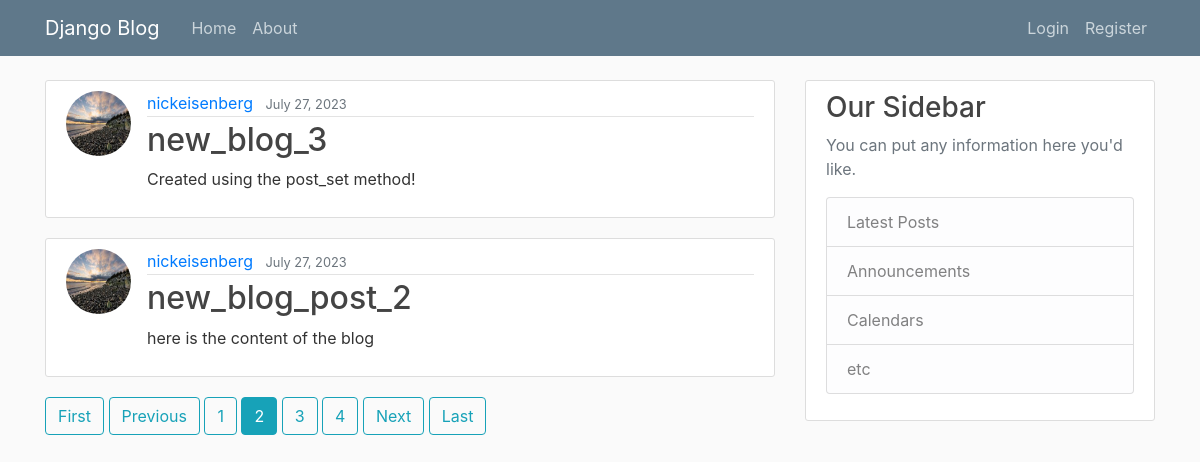
Page /?page=2 on the earlier database version.
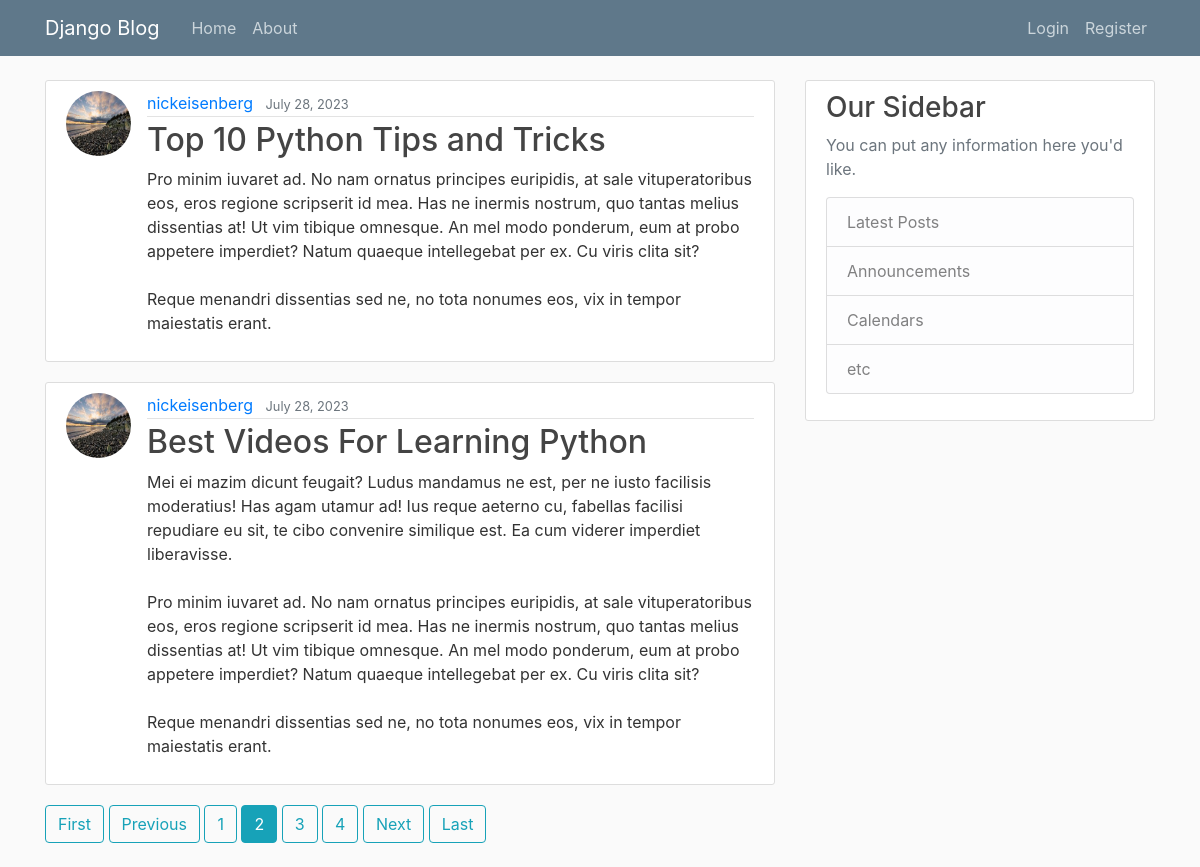
Same page on the later database version.
### blog/models.py (models this page shows, shortened)
class Post(models.Model):
    title = models.CharField(max_length=100)
    content = models.TextField()
    date_posted = models.DateTimeField(default=timezone.now)
    author = models.ForeignKey(User, on_delete=models.CASCADE)

### users/models.py (models this page shows, shortened)
class Profile(models.Model):
    user = models.OneToOneField(
        User, on_delete=models.CASCADE
    )
    image = models.ImageField(
        default='default.jpg', upload_to='profile_pics'
    )

### blog/views.py (the view)
# urls.py: path('', PostListView.as_view(), name='blog-home'),
class PostListView(ListView):
    model = Post
    template_name = 'blog/home.html'
    context_object_name = 'posts'
    ordering = ['-date_posted']
    paginate_by = 2

### blog/templates/blog/home.html
{% extends 'blog/base.html' %}
{% block content %}
  {% for post in posts %}
    <article class="media content-section">
      <img class="rounded-circle article-img" src="{{ post.author.profile.image.url }}">
      <div class="media-body">
        <div class="article-metadata">
          <a class="mr-2" href="#">{{ post.author }}</a>
          <small class="text-muted">{{ post.date_posted|date:"F d, Y" }}</small>
        </div>
        <h2><a class="article-title" href="{% url 'post-detail' post.id %}">{{ post.title }}</a></h2>
        <p class="article-content">{{ post.content }}</p>
      </div>
    </article>
  {% endfor %}
  {% if is_paginated %}
    {% if page_obj.has_previous %}
      <a class="btn btn-outline-info mb-4" href="?page=1">First</a>
      <a class="btn btn-outline-info mb-4" href="?page={{ page_obj.previous_page_number }}">Previous</a>
    {% endif %}
    {% for num in page_obj.paginator.page_range %}
      {% if page_obj.number == num %}
        <a class="btn btn-info mb-4" href="?page={{ num }}">{{ num }}</a>
      {% elif num > page_obj.number|add:'-3' and num < page_obj.number|add:'3' %}
        <a class="btn btn-outline-info mb-4" href="?page={{ num }}">{{ num }}</a>
      {% endif %}
    {% endfor %}
    {% if page_obj.has_next %}
    <a class="btn btn-outline-info mb-4" href="?page={{ page_obj.next_page_number}}">Next</a>
      <a class="btn btn-outline-info mb-4" href="?page={{ page_obj.paginator.num_pages }}">Last</a>
    {% endif %}
  {% endif %}
{% endblock content %}

### blog/templates/blog/base.html (shortened to what this page needs)
{% load static %}
<!DOCTYPE html>
<html>
  <head>
    <link
      rel="stylesheet"
      href="https://cdn.jsdelivr.net/npm/bootstrap@4.0.0/dist/css/bootstrap.min.css"
>
    <link rel="stylesheet" type="text/css" href="{% static 'blog/main.css' %}">
  </head>
  <body>
    <header class="site-header">
      <nav class="navbar navbar-expand-md navbar-dark bg-steel fixed-top">
        <div class="container">
          <a class="navbar-brand mr-4" href="{% url 'blog-home' %}">Django Blog</a>
          <div class="collapse navbar-collapse" id="navbarToggle">
            <div class="navbar-nav mr-auto">
              <a class="nav-item nav-link" href="{% url 'blog-home' %}">Home</a>
              <a class="nav-item nav-link" href="{% url 'blog-about' %}">About</a>
            </div>
            <div class="navbar-nav">
              {% if user.is_authenticated%}
                <a class="nav-item nav-link" href="{% url 'post-create' %}">New Post</a>
                <a class="nav-item nav-link" href="{% url 'profile' %}">Profile</a>
                <a class="nav-item nav-link" href="{% url 'logout' %}">Logout</a>
              {% else %}
                <a class="nav-item nav-link" href="{% url 'login' %}">Login</a>
                <a class="nav-item nav-link" href="{% url 'register' %}">Register</a>
              {% endif %}
            </div>
          </div>
        </div>
      </nav>
    </header>
    <main role="main" class="container">
      <div class="row">
        <div class="col-md-8">
          {% block content %}{% endblock %}
        </div>
        <div class="col-md-4">
          <div class="content-section">
            <h3>Our Sidebar</h3>
            <p class='text-muted'>You can put any information here you'd like.
              <ul class="list-group">
                <li class="list-group-item list-group-item-light">Latest Posts</li>
                <li class="list-group-item list-group-item-light">Announcements</li>
                <li class="list-group-item list-group-item-light">Calendars</li>
                <li class="list-group-item list-group-item-light">etc</li>
              </ul>
            </p>
          </div>
        </div>
      </div>
    </main>
  </body>
</html>

### blog/static/blog/main.css (style rules this page uses)
body { background: #fafafa; color: #333333; margin-top: 5rem; }
h1, h2, h3, h4, h5, h6 { color: #444444; }
ul { margin: 0; }
.bg-steel { background-color: #5f788a; }
.site-header .navbar-nav .nav-link { color: #cbd5db; }
.content-section { background: #ffffff; padding: 10px 20px; border: 1px solid #dddddd; border-radius: 3px; margin-bottom: 20px; }
.article-title { color: #444444; }
.article-content { white-space: pre-line; }
.article-img { height: 65px; width: 65px; margin-right: 16px; }
.article-metadata { padding-bottom: 1px; margin-bottom: 4px; border-bottom: 1px solid #e3e3e3 }

Differences in the rows shown:
no longer on this page (row unchanged): Post: author.profile.image (picture), author "nickeisenberg", date_posted "July 27, 2023", title "new_blog_3", content "Created using the post_set method!"
no longer on this page (row unchanged): Post: author.profile.image (picture), author "nickeisenberg", date_posted "July 27, 2023", title "new_blog_post_2", content "here is the content of the blog"
added Post: author.profile.image (picture), author "nickeisenberg", date_posted "July 28, 2023", title "Top 10 Python Tips and Tricks", content "Pro minim iuvaret ad. No nam ornatus principes euripidis, at sale vituperatoribus eos, eros regione scripserit id mea. Has ne inermis nostrum, quo tantas melius dissentias at! Ut vim tibique omnesque. An mel modo ponderum, eum at probo appetere imperdiet? Natum quaeque intellegebat per ex. Cu viris clita sit? Reque menandri dissentias sed ne, no tota nonumes eos, vix in tempor maiestatis erant."
added Post: author.profile.image (picture), author "nickeisenberg", date_posted "July 28, 2023", title "Best Videos For Learning Python", content "Mei ei mazim dicunt feugait? Ludus mandamus ne est, per ne iusto facilisis moderatius! Has agam utamur ad! Ius reque aeterno cu, fabellas facilisi repudiare eu sit, te cibo convenire similique est. Ea cum viderer imperdiet liberavisse. Pro minim iuvaret ad. No nam ornatus principes euripidis, at sale vituperatoribus eos, eros regione scripserit id mea. Has ne inermis nostrum, quo tantas melius dissentias at! Ut vim tibique omnesque. An mel modo ponderum, eum at probo appetere imperdiet? Natum quaeque intellegebat per ex. Cu viris clita sit? Reque menandri dissentias sed ne, no tota nonumes eos, vix in tempor maiestatis erant."
